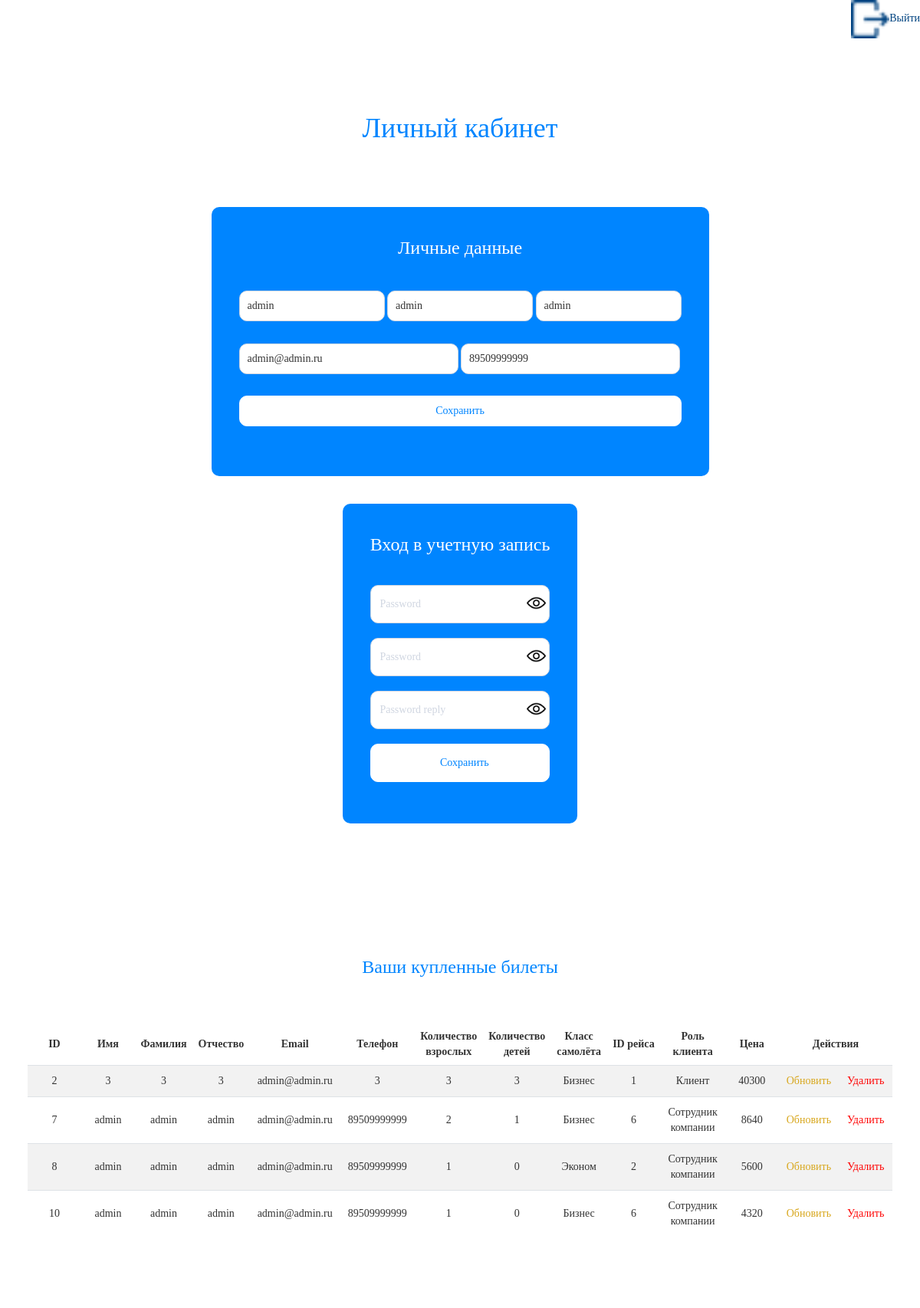
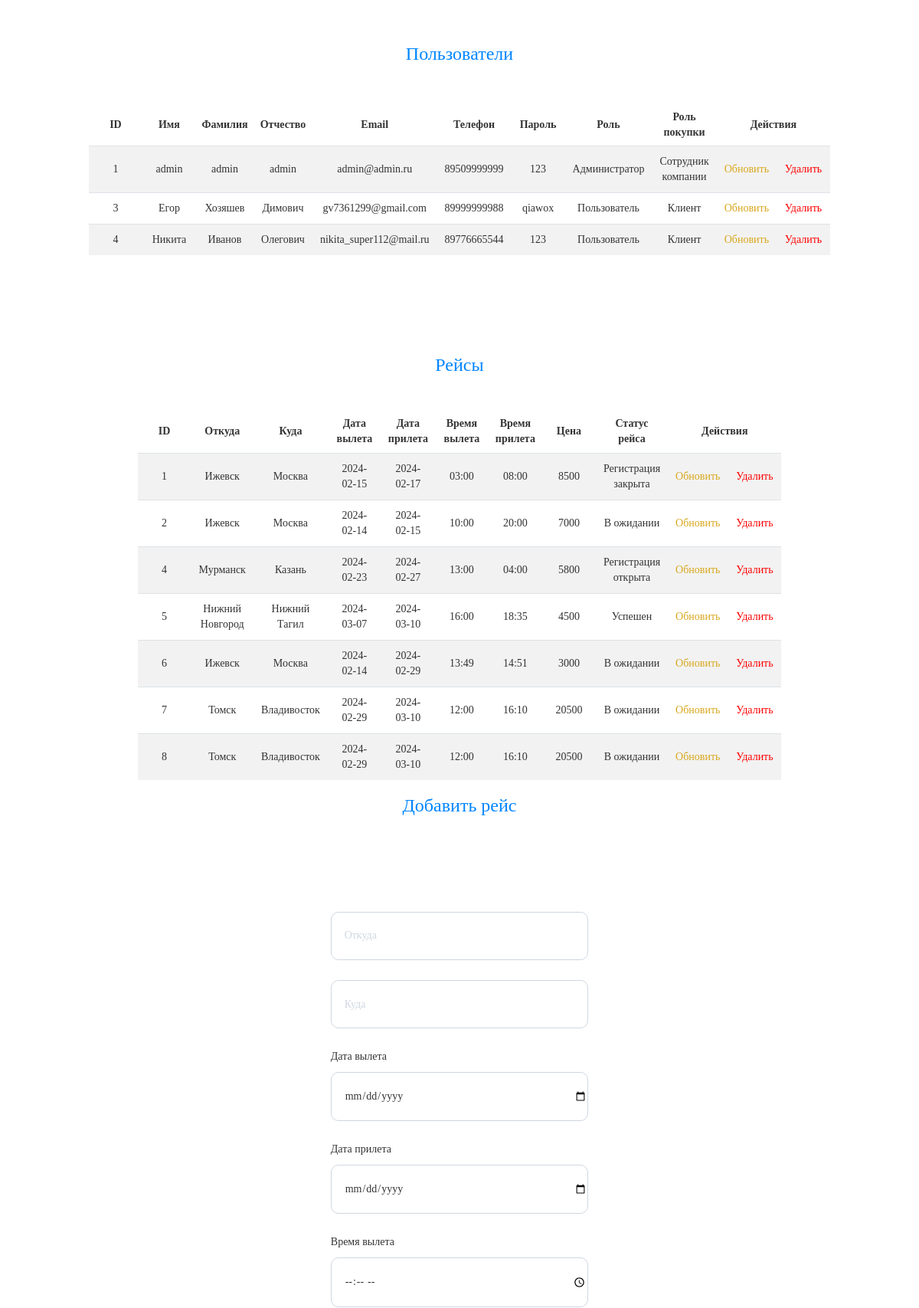
The app's page /pages/lk_admin.php (signed in, upper part) with its own data (2 pictures, top to bottom).
### tables this page shows
CREATE TABLE `sales` (
  `id` int NOT NULL,
  `first_name` varchar(100) NOT NULL,
  `last_name` varchar(100) NOT NULL,
  `patronymic` varchar(100) NOT NULL,
  `email` varchar(100) NOT NULL,
  `phone` varchar(100) NOT NULL,
  `adult` int NOT NULL,
  `children` int NOT NULL,
  `class` int NOT NULL,
  `id_flights` int NOT NULL,
  `role_sales_id` int NOT NULL,
  `price` int NOT NULL
);

CREATE TABLE `users` (
  `id` int NOT NULL,
  `first_name` varchar(100) NOT NULL,
  `last_name` varchar(100) NOT NULL,
  `patronymic` varchar(100) NOT NULL,
  `email` varchar(100) NOT NULL,
  `password` varchar(100) NOT NULL,
  `phone` varchar(100) NOT NULL,
  `role` int NOT NULL DEFAULT '1',
  `role_sales` int NOT NULL DEFAULT '1'
);

CREATE TABLE `flights` (
  `id` int NOT NULL,
  `whence` varchar(100) NOT NULL,
  `wheres` varchar(100) NOT NULL,
  `ddate` varchar(100) NOT NULL,
  `adate` varchar(100) NOT NULL,
  `etime` text NOT NULL,
  `atime` text NOT NULL,
  `price` int NOT NULL,
  `status` int NOT NULL DEFAULT '1'
);

### pages/lk_admin.php (the view, shortened to what this page needs)
<?php
include_once '../db/db.php';
?>
<!DOCTYPE html>
<html lang="en">
<head>
    <link rel="stylesheet" href="../styles/styles.css">
    <link rel="stylesheet" href="https://maxcdn.bootstrapcdn.com/bootstrap/3.4.0/css/bootstrap.min.css">
</head>
<body>
    <a href="exit.php" class="exit_lk"><span><img src="../img/exit.png" alt="">Выйти</span></a>
    <div class="main">
        <div class="title">
            <h1>Личный кабинет</h1>
        </div>
        <div class="data">
            <div class="private_data"><p>Личные данные</p></div>
            <div class="private_form">
                <form method="POST" class="lk_form">
                    <div class="first_input">
                        <input type="text" placeholder="Имя" value="<?php echo $_SESSION['user']['first_name']; ?>" name="name_upd" required>
                        <input type="text" placeholder="Фамилия" class="center_input" value="<?php echo $_SESSION['user']['last_name']; ?>" name="last_name_upd" required>
                        <input type="text" placeholder="Отчество" value="<?php echo $_SESSION['user']['patronymic']; ?>" name="patronymic_upd" required>
                    </div>
                    <div class="second_input">
                        <input type="email" placeholder="Email" class="first_in" value="<?php echo $_SESSION['user']['email']; ?>" name="email_upd" required>
                        <input type="text" placeholder="Phone" class="last_in" value="<?php echo $_SESSION['user']['phone']; ?>" name="phone_upd" required>
                    </div>
                    <input type="submit" value="Сохранить" name="update" class="update_user">
                </form>
            </div>
        </div>
        <div class="auth_block">
            <div class="private_data"><p>Вход в учетную запись</p></div>
            <div class="auth-form auth_data">
                <form method="POST">
                    <div class="v_pass_now">
                        <input type="password" placeholder="Password" id="password_now" required name="password_now">
                        <span class="icon_now"></span>
                    </div>
                    <div class="v_pass">
                        <input type="password" placeholder="Password" id="password" required name="password_new">
                        <span class="icon"></span>
                    </div>
                    <div class="v_pass_reply">
                        <input type="password" placeholder="Password reply" id="password_reply" required name="password_new_reply">
                        <span class="icon_reply"></span>
                    </div>
                    <input type="submit" value="Сохранить" class="save" name="save">
                </form>
            </div>
        </div>
        <div class="buy_bil">
            <div class="private_data"><p>Ваши купленные билеты</p></div>
            <?php
            $now_email = $_SESSION['user']['email'];
            $str_out_sales = "SELECT * FROM `sales` WHERE `email` = '$now_email'";
            $run_out_sales = mysqli_query($connect, $str_out_sales);
            ?>
            <table>
                <tr>
                    <th>ID</th>
                    <th>Имя</th>
                    <th>Фамилия</th>
                    <th>Отчество</th>
                    <th>Email</th>
                    <th>Телефон</th>
                    <th>Количество взрослых</th>
                    <th>Количество детей</th>
                    <th>Класс самолёта</th>
                    <th>ID рейса</th>
                    <th>Роль клиента</th>
                    <th>Цена</th>
                    <th colspan="2">Действия</th>
                </tr>
                <?php
                while ($sales = mysqli_fetch_array($run_out_sales)) {
                    switch ($sales['class']) {
                        case '1':
                            $class = "Эконом";
                            break;
                        case '2':
                            $class = "Бизнес";
                            break;
                    }
                    switch ($sales['role_sales_id']) {
                        case '1':
                            $role_sales = "Клиент";
                            break;
                        case '3':
                            $role_sales = "Сотрудник компании";
                            break;
                    }
                    echo "<tr class='e-ever2'>
                            <td>$sales[id]</td>
                            <td>$sales[first_name]</td>
                            <td>$sales[last_name]</td>
                            <td>$sales[patronymic]</td>
                            <td>$sales[email]</td>
                            <td>$sales[phone]</td>
                            <td>$sales[adult]</td>
                            <td>$sales[children]</td>
                            <td>$class</td>
                            <td>$sales[id_flights]</td>
                            <td>$role_sales</td>
                            <td>$sales[price]</td>
                            <td><a href='update_sales.php?edit_sales=$sales[id]' target='_blank' class='e-update'>Обновить</a></td>
                            <td><a href='?del_sales=$sales[id]' class='e-delete'>Удалить</a></td>
                        </tr>";
                }
                ?>
            </table>
        </div>
        <div class="users">
            <div class="private_data"><p>Пользователи</p></div>
            <?php
            $str_out_users = "SELECT * FROM `users`";
            $run_out_users = mysqli_query($connect, $str_out_users);
            ?>
            <table>
                <tr>
                    <th>ID</th>
                    <th>Имя</th>
                    <th>Фамилия</th>
                    <th>Отчество</th>
                    <th>Email</th>
                    <th>Телефон</th>
                    <th>Пароль</th>
                    <th>Роль</th>
                    <th>Роль покупки</th>
                    <th colspan="2">Действия</th>
                </tr>
                <?php
                while ($users = mysqli_fetch_array($run_out_users)) {
                    switch ($users['role']) {
                        case '1':
                            $role = "Пользователь";
                            break;
                        case '2':
                            $role = "Администратор";
                            break;
                    }
                    switch ($users['role_sales']) {
                        case '1':
                            $role_sales = "Клиент";
                            break;
                        case '3':
                            $role_sales = "Сотрудник компании";
                            break;
                    }
                    echo "<tr align='center' class='e-ever2'>
                            <td>$users[id]</td>
                            <td>$users[first_name]</td>
                            <td>$users[last_name]</td>
                            <td>$users[patronymic]</td>
                            <td>$users[email]</td>
                            <td>$users[phone]</td>
                            <td>$users[password]</td>
                            <td>$role</td>
                            <td>$role_sales</td>
                            <td><a href='update_users.php?edit=$users[id]' target='_blank' class='e-update'>Обновить</a></td>
                            <td><a href='?del=$users[id]' class='e-delete'>Удалить</a></td>
                        </tr>";
                }
                ?>
            </table>
        </div>
        <div class="flights">
            <div class="private_data"><p>Рейсы</p></div>
            <?php
            $str_out_flights = "SELECT * FROM `flights`";
            $run_out_flights = mysqli_query($connect, $str_out_flights);
            ?>
            <table>
                <tr>
                    <th>ID</th>
                    <th>Откуда</th>
                    <th>Куда</th>
                    <th>Дата вылета</th>
                    <th>Дата прилета</th>
                    <th>Время вылета</th>
                    <th>Время прилета</th>
                    <th>Цена</th>
                    <th>Статус рейса</th>
                    <th colspan="2">Действия</th>
                </tr>
                <?php
                while($flights = mysqli_fetch_array($run_out_flights)){
                    switch ($flights['status']) {
                        case '1':
                            $status = "В ожидании";
                            break;
                        case '2':
                            $status = "Регистрация открыта";
                            break;
                        case '3':
                            $status = "Регистрация закрыта";
                            break;
                        case '7':
                            $status = "Успешен";
                            break;
                    }
                    echo "<tr align='center' class='e-ever2'>
                            <td>$flights[id]</td>
                            <td>$flights[whence]</td>
                            <td>$flights[wheres]</td>
                            <td>$flights[ddate]</td>
                            <td>$flights[adate]</td>
                            <td>$flights[etime]</td>
                            <td>$flights[atime]</td>
                            <td>$flights[price]</td>
                            <td class='e-status'>$status</td>
                            <td><a href='update_flights.php?edit_flights=$flights[id]' target='_blank' class='e-update'>Обновить</a></td>
                            <td><a href='?del_flights=$flights[id]' class='e-delete'>Удалить</a></td>
                        </tr>";
                }
                ?>
            </table>
            <div class="auth-form">
                <h3 class="add_flights">Добавить рейс</h3>
                <form method="POST" class="add_flights_form">
                    <input type="text" placeholder="Откуда" name="whence">
                    <input type="text" placeholder="Куда" name="wheres">
                    <p>Дата вылета</p>
                    <input type="date" name="e-date">
                    <p>Дата прилета</p>
                    <input type="date" name="a-date">
                    <p>Время вылета</p>
                    <input type="time" name="e-time">
                </form>
            </div>
        </div>
    </div>
</body>
</html>

### styles/styles.css (style rules this page uses)
body { margin: 0px 0px 0px 0px; font-family: 'Century Gothic' }
a { text-decoration: none; color:white; }
h1 { color: white; text-align: center; }
img { width: 50px; height: 50px; }
* { margin: 0; padding: 0; box-sizing: border-box; font-family: 'Century Gothic'; }
.main { margin: 0 20%; display: flex; flex-direction: column; flex-wrap: wrap; align-content: center; justify-content: center; align-items: center; }
.title { margin-top: 15%; margin-bottom: 10%; color: #0085FF; }
.auth-form { min-width: 40%; }
.auth-form form { display: flex; flex-direction: column; flex-wrap: wrap; align-items: flex-end; align-content: center; justify-content: center; }
.auth-form form input[type=email], .auth-form form input[type=text], .auth-form form input[type=password], .auth-form form input[type=number], .auth-form form input[type=submit], .auth-form form input[type=date], .auth-form form input[type=time], .auth-form form select { min-width: 100%; padding-left: 5%; padding-bottom: 6%; padding-top: 6%; margin-bottom: 8%; border: 1px solid #D0D6E1; border-radius: 10px; }
.auth-form form input[type=submit] { background-color: #0085FF; color: #fff; font-size: 14px; border: 1px solid #0085FF; cursor: pointer; transition: 0.3s all; }
.v_pass_now { position: relative; min-width: 100%; }
.v_pass { position: relative; min-width: 100%; }
.v_pass_reply { position: relative; min-width: 100%; }
.icon { background: url('../img/free-icon-eye-158746.png') no-repeat; background-size: cover; width: 25px; height: 25px; position: absolute; top: 0; right: 0; left: 0; bottom: 0; margin-left: 87%; margin-top: 5%; }
.icon_reply { background: url('../img/free-icon-eye-158746.png') no-repeat; background-size: cover; width: 25px; height: 25px; position: absolute; top: 0; right: 0; left: 0; bottom: 0; margin-left: 87%; margin-top: 5%; }
.icon_now { background: url('../img/free-icon-eye-158746.png') no-repeat; background-size: cover; width: 25px; height: 25px; position: absolute; top: 0; right: 0; left: 0; bottom: 0; margin-left: 87%; margin-top: 5%; }
.private_data { font-size: 24px; color: #fff; }
.data { display: flex; flex-direction: column; flex-wrap: wrap; align-items: center; background: #0085FF; padding: 5%; border-radius: 10px; }
.lk_form { display: flex; flex-direction: column; flex-wrap: wrap; align-items: center; }
.first_input { margin-top: 5%; }
.first_input input { min-width: 28%; height: 40px; padding-left: 10px; }
.second_input { width: 100%; margin-top: 5%; }
.second_input input { min-width: calc(49.5% + 0.4px) ; height: 40px; padding-left: 10px; }
.lk_form > input[type=submit] { margin-top: 5%; width: 100%; }
.lk_form > input, .first_input > input, .second_input > input { border-radius: 10px; }
.first_input > input, .second_input > input { border: 1px solid #D0D6E1; }
.lk_form > input { background: #fff; color: #0085FF; border: 1px solid #fff; transition: 0.3s all; height: 40px; }
.auth_block { background: #0085FF; padding: 5%; border-radius: 10px; margin-top: 5%; }
.save { background: #fff!important; color: #0085FF!important; border: 1px solid #fff!important; }
.auth_data { margin-top: 15%; }
.exit_lk { color: #0085FF; transition: 0.3s all!important; height: 20px; display: flex; justify-content: flex-end; flex-wrap: wrap; flex-direction: row; }
.buy_bil .private_data { color: #0085FF!important; margin-top: 15%; text-align: center; margin-bottom: 5%; }
.users .private_data { color: #0085FF!important; margin-top: 15%; text-align: center; margin-bottom: 5%; }
.flights .private_data { color: #0085FF!important; margin-top: 15%; text-align: center; margin-bottom: 5%; }
.add_flights { color: #0085FF; text-align: center; margin-bottom: 5%; margin-bottom: 15%; }
.add_flights_form { display: flex; align-items: flex-start!important; max-width: 40%; margin: 8% auto; }
.add_flights_form input[type=date], .add_flights_form input[type=time] { min-width: 100%; margin-bottom: 5%; }
.e-ever2:nth-child(even) { background-color: rgba(0, 0, 0, 0.05); }
th { padding: 0.75rem!important; text-align: center!important; }
td { min-width: 70px; height: 100%; padding: 1rem!important; border-top: 1px solid #dee2e6; }
td > a { text-decoration: none!important; }
.e-update { color: #d8a71d; transition: 0.3s all; }
.e-delete { color: #ff0000; transition: 0.3s all; }
table { border-spacing: 0px 0px; width: 100%; text-align: center; }
.update_user { margin-bottom: 5%; }

### records on screen
sales: id "2", first_name "3", last_name "3", patronymic "3", email "admin@admin.ru", phone "3", adult "3", children "3", class "Бизнес", id_flights "1", role_sales "Клиент", price "40300"
sales: id "7", first_name "admin", last_name "admin", patronymic "admin", email "admin@admin.ru", phone "89509999999", adult "2", children "1", class "Бизнес", id_flights "6", role_sales "Сотрудник компании", price "8640"
sales: id "8", first_name "admin", last_name "admin", patronymic "admin", email "admin@admin.ru", phone "89509999999", adult "1", children "0", class "Эконом", id_flights "2", role_sales "Сотрудник компании", price "5600"
sales: id "10", first_name "admin", last_name "admin", patronymic "admin", email "admin@admin.ru", phone "89509999999", adult "1", children "0", class "Бизнес", id_flights "6", role_sales "Сотрудник компании", price "4320"
users: id "1", first_name "admin", last_name "admin", patronymic "admin", email "admin@admin.ru", phone "89509999999", password "123", role "Администратор", role_sales "Сотрудник компании"
users: id "3", first_name "Егор", last_name "Хозяшев", patronymic "Димович", email "gv7361299@gmail.com", phone "89999999988", password "qiawox", role "Пользователь", role_sales "Клиент"
users: id "4", first_name "Никита", last_name "Иванов", patronymic "Олегович", email "nikita_super112@mail.ru", phone "89776665544", password "123", role "Пользователь", role_sales "Клиент"
flights: id "1", whence "Ижевск", wheres "Москва", ddate "2024-02-15", adate "2024-02-17", etime "03:00", atime "08:00", price "8500", status "Регистрация закрыта"
flights: id "2", whence "Ижевск", wheres "Москва", ddate "2024-02-14", adate "2024-02-15", etime "10:00", atime "20:00", price "7000", status "В ожидании"
flights: id "4", whence "Мурманск", wheres "Казань", ddate "2024-02-23", adate "2024-02-27", etime "13:00", atime "04:00", price "5800", status "Регистрация открыта"
flights: id "5", whence "Нижний Новгород", wheres "Нижний Тагил", ddate "2024-03-07", adate "2024-03-10", etime "16:00", atime "18:35", price "4500", status "Успешен"
flights: id "6", whence "Ижевск", wheres "Москва", ddate "2024-02-14", adate "2024-02-29", etime "13:49", atime "14:51", price "3000", status "В ожидании"
flights: id "7", whence "Томск", wheres "Владивосток", ddate "2024-02-29", adate "2024-03-10", etime "12:00", atime "16:10", price "20500", status "В ожидании"
flights: id "8", whence "Томск", wheres "Владивосток", ddate "2024-02-29", adate "2024-03-10", etime "12:00", atime "16:10", price "20500", status "В ожидании"
